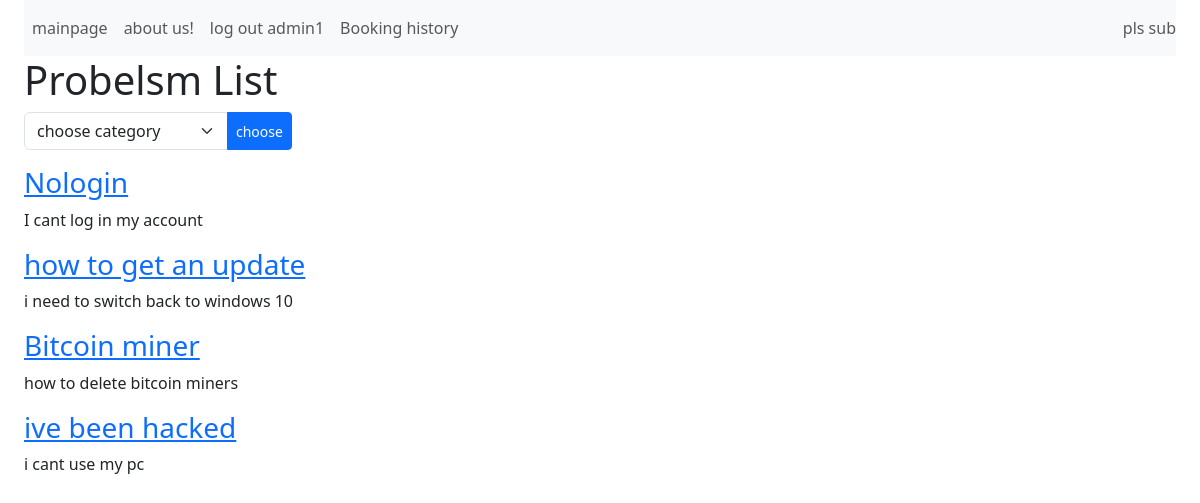
The app's page / (signed in) with its own data.
### bookingapp/models.py (models this page shows, shortened)
class Problem(models.Model):
    nameofproblem = models.CharField(max_length = 20)
    descriptionofproblem = models.CharField(max_length = 200)
    cgcs = [('windows', 'Windows'), ('account', 'Account'), ('connection', 'Connection lost'), ('updates', 'Updates'), ('virus', 'Virus'), ('other', 'Others')]
    categoryofproblem = models.CharField(max_length = 13, choices = cgcs )

### bookingapp/views.py (the view)
# urls.py: path('', views.problemslist, name = 'problemslist'),
def problemslist(request):
    problems = Problem.objects.all()
    if request.method == 'POST':
        category = request.POST.get('category')
        problems = problems.filter(categoryofproblem = category)
    context = {'problems' : problems}
    return render(request = request, template_name = 'problems_list.html', context = context)

### templates/problems_list.html (shortened to what this page needs)
{% extends 'base.html' %}
{% block content %}
<h1>Probelsm List</h1>
    <form method = 'post' action = '{% url "problemslist" %}'>
        <div class="input-group mb-3 " style = "width: fit-content;">
        <select name = 'category' class="form-select w-auto" >
            <option value = ''>choose category</option>
        </select>
        <button type = "submit" class = "btn btn-primary btn-sm" >choose</button>
        </div>
    </form>
    {% for e in problems %}
    <h3><a href = '{% url "bm" %}?problemid={{e.id}} '>{{ e.nameofproblem }}</a></h3>
    <p>{{ e.descriptionofproblem  }}</p>
    {% endfor %}
{% endblock %}

### templates/base.html (shortened to what this page needs)
<!DOCTYPE html>
<html lang="en">
<head>
    {% load static %}
    <link rel = "stylesheet" href = "{% static 'css/style.css' %}">
    <link href="https://cdn.jsdelivr.net/npm/bootstrap@5.3.8/dist/css/bootstrap.min.css" rel="stylesheet">
</head>
<body>
    <div class = "container-fluid px-4">
    <header>
        <nav  class="navbar navbar-expand-lg bg-body-tertiary">
            <div class="collapse navbar-collapse" id="navbarText">
      <ul class="navbar-nav me-auto mb-2 mb-lg-0">
        <li class="nav-item"><a class="nav-link" href = '{% url "problemslist" %}' >mainpage</a></li>
                <li class="nav-item"><a class="nav-link" href = '#' >about us!</a></li>
                {% if user.is_authenticated %}
                <li class="nav-item"><a class="nav-link" href = '{% url "logout" %}'>log out {{user.username}}</a></li>
                <li class="nav-item"><a class="nav-link" href = '{% url "history" %}' >Booking history</a></li>
                {% else %}
                <li class="nav-item"><a class="nav-link" href = '{% url "login" %}'>log in</a></li>
                {% endif %}
      </ul>
      <span class="navbar-text">
        pls sub
      </span>
    </div>
        </nav>
    </header>
    <main>
        {% block content %}
        {% endblock %}
    </main>
    </div>
</body>
</html>

### records on screen
Problem: nameofproblem "Nologin", descriptionofproblem "I cant log in my account"
Problem: nameofproblem "how to get an update", descriptionofproblem "i need to switch back to windows 10"
Problem: nameofproblem "Bitcoin miner", descriptionofproblem "how to delete bitcoin miners"
Problem: nameofproblem "ive been hacked", descriptionofproblem "i cant use my pc"

### other values on screen
{{ user.username }} "admin1"
